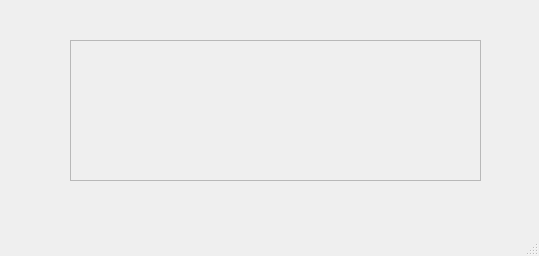
<?xml version="1.0" encoding="UTF-8"?>
<ui version="4.0">
 <class>MainWindow</class>
 <widget class="QMainWindow" name="MainWindow">
  <property name="geometry">
   <rect>
    <x>0</x>
    <y>0</y>
    <width>539</width>
    <height>256</height>
   </rect>
  </property>
  <property name="windowTitle">
   <string>MainWindow</string>
  </property>
  <widget class="QWidget" name="centralwidget">
   <widget class="QScrollArea" name="scrollArea">
    <property name="geometry">
     <rect>
      <x>70</x>
      <y>40</y>
      <width>411</width>
      <height>141</height>
     </rect>
    </property>
    <property name="minimumSize">
     <size>
      <width>0</width>
      <height>0</height>
     </size>
    </property>
    <property name="maximumSize">
     <size>
      <width>16777215</width>
      <height>16777215</height>
     </size>
    </property>
    <property name="widgetResizable">
     <bool>true</bool>
    </property>
    <widget class="QWidget" name="scrollAreaWidgetContents">
     <property name="geometry">
      <rect>
       <x>0</x>
       <y>0</y>
       <width>409</width>
       <height>139</height>
      </rect>
     </property>
    </widget>
   </widget>
  </widget>
  <widget class="QMenuBar" name="menubar">
   <property name="geometry">
    <rect>
     <x>0</x>
     <y>0</y>
     <width>539</width>
     <height>24</height>
    </rect>
   </property>
  </widget>
  <widget class="QStatusBar" name="statusbar"/>
 </widget>
 <resources/>
 <connections/>
</ui>
